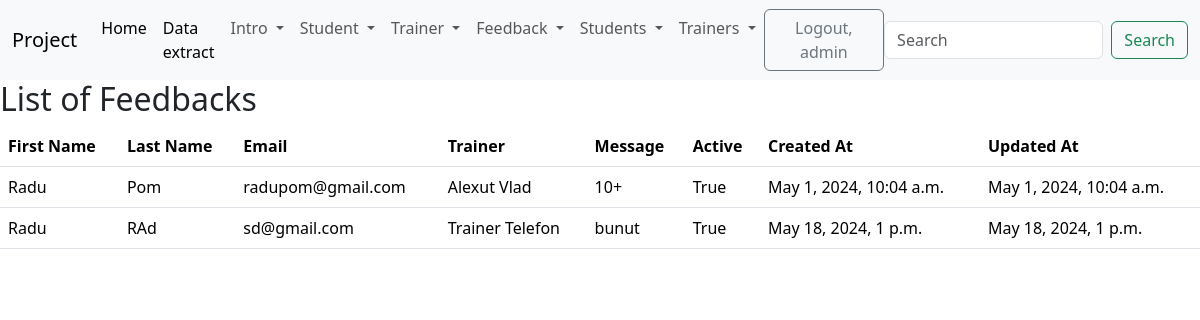
Page /list_of_feedbacks/ (signed in) on the committed database.
### feedback/models.py (models this page shows, shortened)
class Feedback(models.Model):
    first_name = models.CharField(max_length=40)
    last_name = models.CharField(max_length=40)
    email = models.EmailField(max_length=40)
    trainer = ForeignKey(Trainer, on_delete=models.CASCADE)
    message = models.TextField(max_length=400)
    active = models.BooleanField(default=True)
    created_at = models.DateTimeField(auto_now_add=True)
    updated_at = models.DateTimeField(auto_now=True)

### trainer/models.py (models this page shows)
class Trainer(models.Model):
    department_choice = {
        ("b", 'Backend'),
        ("f", 'Frontend'),
        ("n", 'Network'),
    }
    first_name = models.CharField(max_length=20)
    last_name = models.CharField(max_length=20)
    course_name = models.CharField(max_length=40)
    email = models.EmailField(max_length=40)
    active = models.BooleanField(default=True)
    department = models.CharField(max_length=20, choices=department_choice, null=True)
    created_at = models.DateTimeField(auto_now_add=True)
    updated_at = models.DateTimeField(auto_now=True)
    def __str__(self):
        return f'{self.first_name} {self.last_name}'

### feedback/views.py (the view)
# urls.py: (path('list_of_feedbacks/', views.FeedbackListView.as_view(), name='list-of-feedbacks')),
class FeedbackListView(LoginRequiredMixin, ListView):
    template_name = 'feedback/list_of_feedback.html'
    model = Feedback
    context_object_name = 'feedback_list'

### student/context_processors.py (called while the page is built)
def get_all_students(request):
    return {'students': Student.objects.all()}

### student/models.py (called while the page is built)
    def __str__(self):
        return f'{self.first_name} {self.last_name}'

### trainer/context_processors.py (called while the page is built)
def get_all_trainers(request):
    return {'trainers': Trainer.objects.all()}

### templates/feedback/list_of_feedback.html
{% extends 'base.html' %}
{% block content %}
    <h2>List of Feedbacks</h2>
    <table class="table">
        <thead>
            <tr>
                <th>First Name</th>
                <th>Last Name</th>
                <th>Email</th>
                <th>Trainer</th>
                <th>Message</th>
                <th>Active</th>
                <th>Created At</th>
                <th>Updated At</th>
            </tr>
        </thead>
        <tbody>
            {% for feedback in feedback_list %}
                <tr>
                    <td>{{ feedback.first_name }}</td>
                    <td>{{ feedback.last_name }}</td>
                    <td>{{ feedback.email }}</td>
                    <td>{{ feedback.trainer }}</td>
                    <td>{{ feedback.message }}</td>
                    <td>{{ feedback.active }}</td>
                    <td>{{ feedback.created_at }}</td>
                    <td>{{ feedback.updated_at }}</td>
                </tr>
            {% empty %}
                <tr>
                    <td colspan="8">No feedbacks available</td>
                </tr>
            {% endfor %}
        </tbody>
    </table>
{% endblock %}

### templates/navbar.html (shortened to what this page needs)
<nav class="navbar navbar-expand-lg bg-body-tertiary">
    <div class="container-fluid">
        <a class="navbar-brand" href="#">Project</a>
        <div class="collapse navbar-collapse" id="navbarSupportedContent">
            <ul class="navbar-nav me-auto mb-2 mb-lg-0">
                <li class="nav-item">
                    <a class="nav-link active" aria-current="page" href="{% url 'home' %}">Home</a>
                </li>
                <li class="nav-item">
                    <a class="nav-link active" aria-current="page" href="{% url 'data' %}">Data extract</a>
                </li>
                {% if user.is_authenticated %}
                    <li class="nav-item dropdown">
                        <a class="nav-link dropdown-toggle" href="#" role="button" data-bs-toggle="dropdown"
                           aria-expanded="false">
                            Intro
                        </a>
                    </li>
                    <li class="nav-item dropdown">
                        <a class="nav-link dropdown-toggle" href="#" role="button" data-bs-toggle="dropdown"
                           aria-expanded="false">
                            Student
                        </a>
                    </li>
                    <li class="nav-item dropdown">
                        <a class="nav-link dropdown-toggle" href="#" role="button" data-bs-toggle="dropdown"
                           aria-expanded="false">
                            Trainer
                        </a>
                    </li>
                    <li class="nav-item dropdown">
                        <a class="nav-link dropdown-toggle" href="#" role="button" data-bs-toggle="dropdown"
                           aria-expanded="false">
                            Feedback
                        </a>
                    </li>
                    <li class="nav-item dropdown">
                        <a class="nav-link dropdown-toggle" href="#" role="button" data-bs-toggle="dropdown"
                           aria-expanded="false">
                            Students
                        </a>
                    </li>
                    <li class="nav-item dropdown">
                        <a class="nav-link dropdown-toggle" href="#" role="button" data-bs-toggle="dropdown"
                           aria-expanded="false">
                            Trainers
                        </a>
                    </li>
                {% endif %}
            </ul>
            {% if user.is_authenticated %}
                <form method="post" action="{% url 'logout' %}">
                    <button type="submit" class="btn btn-outline-secondary">Logout, {{ user.username }}</button>
                </form>
            {% else %}
                <div>
                    <a href="{% url 'login' %}" class="btn btn-outline-secondary">Login</a>
                    <a href="{% url 'create-user' %}" class="btn btn-outline-success">Sign Up</a>
                </div>
            {% endif %}
            <form class="d-flex" role="search">
                <input class="form-control me-2" type="search" placeholder="Search" aria-label="Search">
                <button class="btn btn-outline-success" type="submit">Search</button>
            </form>
        </div>
    </div>
</nav>

### rows in the picture
Feedback: first_name "Radu", last_name "Pom", email "radupom@gmail.com", trainer "Alexut Vlad", message "10+", active "True", created_at "May 1, 2024, 10:04 a.m.", updated_at "May 1, 2024, 10:04 a.m."
Feedback: first_name "Radu", last_name "RAd", email "sd@gmail.com", trainer "Trainer Telefon", message "bunut", active "True", created_at "May 18, 2024, 1 p.m.", updated_at "May 18, 2024, 1 p.m."

### other values in the picture
{{ user.username }} "admin"
